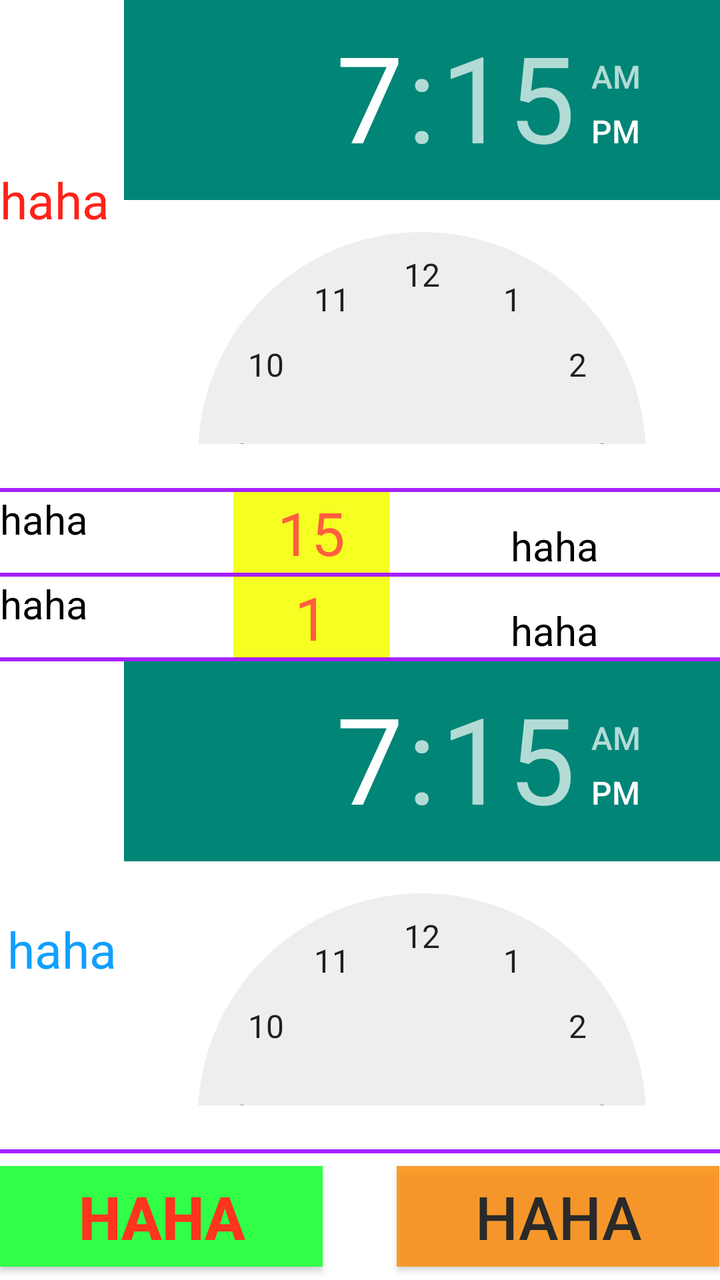
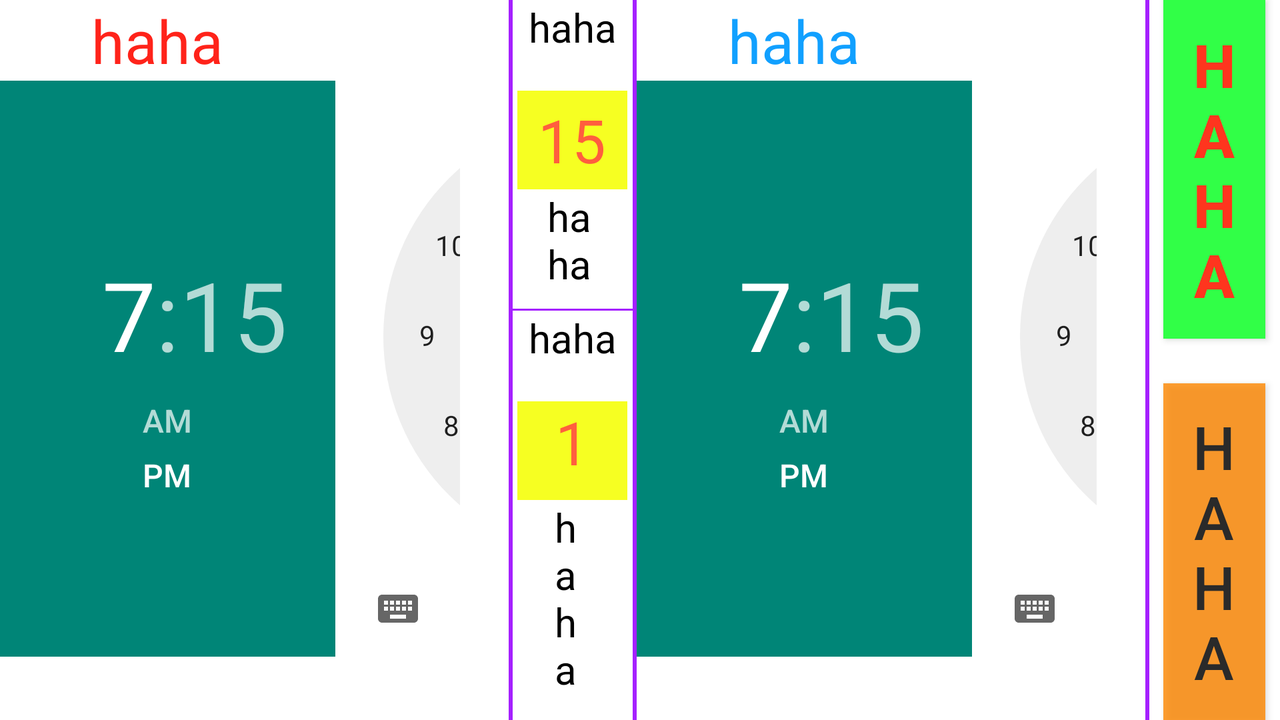

First picture: res/layout/ on a phone held upright. Second picture: the repository's own variant of that layout, on a device whose configuration matches the variant's folder. Source for both follows.
<!-- AndroidManifest.xml: application theme AppTheme -->
<!-- res/layout/layout_n_boots.xml -->
<?xml version="1.0" encoding="utf-8"?>
<LinearLayout xmlns:android="http://schemas.android.com/apk/res/android"
    android:layout_width="match_parent"
    android:id="@+id/layout_nboot"
    android:layout_height="match_parent"
    android:orientation="vertical"
    android:background="#ffffffff">

    <LinearLayout
        android:orientation="horizontal"
        android:layout_width="match_parent"
        android:layout_height="wrap_content"
        android:layout_weight="0.35" >

        <TextView
            android:layout_width="62dp"
            android:layout_height="200dp"
            android:layout_gravity="left"
            android:text="@string/n_boot_start_time"
            android:textSize="25dp"
            android:id="@+id/label_get_boot_time"
            android:textColor="#ffff231a"
            android:gravity="center_vertical" />

        <TimePicker
            android:layout_width="match_parent"
            android:layout_height="222dp"
            android:id="@+id/n_boot_time_start"
            android:layout_gravity="top|right"
            android:layout_weight="0.5" />
    </LinearLayout>
    <View
        android:layout_width="match_parent"
        android:layout_height="2dip"
        android:background="#ffa520ff"/>
    <LinearLayout
        android:orientation="horizontal"
        android:layout_width="match_parent"
        android:layout_height="wrap_content"
        android:layout_gravity="center_horizontal|right">

        <TextView
            android:layout_width="wrap_content"
            android:layout_height="match_parent"
            android:layout_weight="0.06"
            android:layout_gravity="left"
            android:id="@+id/label_active_period"
            android:textColor="#ff000000"
            android:textSize="20dp"
            android:text="@string/n_boot_active_period" />

        <EditText
            android:layout_width="78dp"
            android:layout_height="wrap_content"
            android:inputType="number"
            android:textColor="#ffff5e3e"
            android:ems="30"
            android:id="@+id/active_period"
            android:gravity="center_horizontal"
            android:layout_gravity="center_horizontal"
            android:background="#fff6ff22"
            android:textSize="30dp"
            android:text="15"/>

        <TextView
            android:layout_width="wrap_content"
            android:layout_height="wrap_content"
            android:layout_weight="0.1"
            android:layout_gravity="left|bottom"
            android:id="@+id/editText7"
            android:text="@string/minute"
            android:textColor="#ff000000"
            android:textSize="20dp"
            android:gravity="center_horizontal" />

    </LinearLayout>
<View
    android:layout_width="match_parent"
    android:layout_height="2dip"
    android:background="#ffa520ff"/>

    <LinearLayout
        android:orientation="horizontal"
        android:layout_width="match_parent"
        android:layout_height="wrap_content"
        android:layout_gravity="center_horizontal|right">

        <TextView
            android:layout_width="wrap_content"
            android:layout_height="match_parent"
            android:layout_weight="0.06"
            android:layout_gravity="left"
            android:id="@+id/label_idle_period"
            android:textColor="#ff000000"
            android:textSize="20dp"
            android:text="@string/n_boot_idle_period" />

        <EditText
            android:layout_width="78dp"
            android:layout_height="wrap_content"
            android:inputType="number"
            android:textColor="#ffff5e3e"
            android:ems="30"
            android:id="@+id/idle_period"
            android:gravity="center_horizontal"
            android:layout_gravity="left"
            android:background="#fff6ff22"
            android:textSize="30dp"
            android:text="1" />

        <TextView
            android:layout_width="wrap_content"
            android:layout_height="wrap_content"
            android:layout_weight="0.1"
            android:layout_gravity="left|bottom"
            android:id="@+id/editText8"
            android:text="@string/hour"
            android:textColor="#ff000000"
            android:textSize="20dp"
            android:gravity="center_horizontal" />

    </LinearLayout>
    <View
        android:layout_width="match_parent"
        android:layout_height="2dip"
        android:background="#ffa520ff"/>
    <LinearLayout
        android:orientation="horizontal"
        android:layout_width="match_parent"
        android:layout_height="wrap_content"
        android:layout_weight="0.35" >

        <TextView
            android:layout_width="62dp"
            android:layout_height="200dp"
            android:layout_gravity="left|bottom"
            android:textSize="25dp"
            android:text="@string/n_boot_end_time"
            android:id="@+id/label_get_end_time"
            android:textColor="#ff11a0ff"
            android:gravity="center" />


        <TimePicker
            android:layout_width="match_parent"
            android:layout_height="222dp"

            android:id="@+id/n_boot_time_end"
            android:layout_gravity="top|right"
            android:layout_weight="0.5" />
    </LinearLayout>
    <View
        android:layout_width="match_parent"
        android:layout_height="2dip"
        android:background="#ffa520ff"/>
    <LinearLayout
        android:orientation="horizontal"
        android:layout_width="match_parent"
        android:layout_height="wrap_content"
        android:layout_gravity="center_horizontal"
        android:layout_weight="0.2"
        android:gravity="center">

        <Button
            android:layout_width="wrap_content"
            android:layout_height="wrap_content"
            android:text="@string/confirm"
            android:id="@+id/button"
            android:gravity="center"
            android:layout_weight="0.5"
            android:textStyle="bold"
            android:textColor="#ffff351e"
            android:background="#ff31ff47"
            android:onClick="saveNBootData"
            android:padding="5dp"
            android:textSize="30dp" />

        <Space
            android:layout_width="30px"
            android:layout_height="20px"
            android:layout_weight="0.2" />

        <Button
            android:layout_width="wrap_content"
            android:layout_height="wrap_content"
            android:text="@string/cancel"
            android:id="@+id/do_nothing"
            android:gravity="center"
            android:layout_weight="0.5"
            android:textColor="@android:color/black"
            android:background="@android:color/holo_orange_dark"
            android:alpha="0.8"
            android:capitalize="words"
            android:clickable="true"
            android:textSize="30dp"
            android:onClick="closeFragment"
            android:padding="5dp" />

    </LinearLayout>

</LinearLayout>
<!-- resources referenced by this layout -->
<resources>
  <string name="cancel">haha</string>
  <string name="confirm">haha</string>
  <string name="hour">haha</string>
  <string name="minute">haha</string>
  <string name="n_boot_active_period">haha</string>
  <string name="n_boot_end_time">haha</string>
  <string name="n_boot_idle_period">haha</string>
  <string name="n_boot_start_time">haha</string>
  <style name="AppTheme" parent="Base.Theme.AppCompat.Light.DarkActionBar">
          
          
      </style>
</resources>
<!-- res/layout-land/layout_n_boots.xml (the repository's variant of the layout above) -->
<!-- drawn on the phone turned sideways -->
<?xml version="1.0" encoding="utf-8"?>
<LinearLayout xmlns:android="http://schemas.android.com/apk/res/android"
    android:layout_width="match_parent" android:layout_height="match_parent"
    android:orientation="horizontal"
    android:background="#ffffffff">

    <LinearLayout
        android:orientation="vertical"
        android:layout_width="wrap_content"
        android:layout_height="match_parent"
        android:layout_weight="0.35"
        android:layout_gravity="left">

        <TextView
            android:layout_width="163dp"
            android:layout_height="wrap_content"
            android:text="@string/n_boot_start_time"
            android:textSize="30dp"
            android:id="@+id/label_get_boot_time"
            android:textColor="#ffff231a"
            android:layout_gravity="center_horizontal" />

        <TimePicker
            android:layout_width="230dp"
            android:layout_height="match_parent"
            android:id="@+id/n_boot_time_start"
            android:layout_gravity="top"
            android:layout_weight="0.5"
            android:foregroundGravity="left" />
    </LinearLayout>
    <View
        android:layout_width="2dip"
        android:layout_height="match_parent"
        android:background="#ffa520ff"/>
    <LinearLayout
        android:orientation="vertical"
        android:layout_width="wrap_content"
        android:layout_height="match_parent"
        android:layout_gravity="center_horizontal" >

        <TextView
            android:layout_width="60dp"
            android:layout_height="wrap_content"
            android:id="@+id/label_active_period"
            android:textColor="#ff000000"
            android:textSize="20dp"
            android:text="@string/n_boot_on_period"
            android:layout_gravity="center_horizontal"
            android:gravity="center_horizontal"
            android:layout_weight="0.4" />

            <EditText
                android:layout_width="55dp"
                android:layout_height="wrap_content"
                android:inputType="number"
                android:textColor="#ffff5e3e"
                android:ems="20"
                android:id="@+id/active_period"
                android:gravity="center"
                android:background="#fff6ff22"
                android:textSize="30dp"
                android:layout_gravity="center_horizontal"
                android:layout_weight="0.2"
                android:text="15" />

            <TextView
                android:layout_width="25dp"
                android:layout_height="wrap_content"
                android:layout_gravity="center"
                android:id="@+id/editText7"
                android:text="@string/minute"
                android:textColor="#ff000000"
                android:textSize="20dp"
                android:gravity="top"
                android:layout_weight="0.2" />


<View
    android:layout_width="match_parent"
    android:layout_height="1dip"
    android:background="#ffa520ff"/>


        <TextView
            android:layout_width="60dp"
            android:layout_height="wrap_content"
            android:id="@+id/label_idle_period"
            android:textColor="#ff000000"
            android:textSize="20dp"
            android:text="@string/n_boot_off_period"
            android:layout_gravity="center_horizontal"
            android:gravity="center_horizontal"
            android:layout_weight="0.4" />
        <EditText
                android:layout_width="55dp"
                android:layout_height="wrap_content"
                android:inputType="number"
                android:textColor="#ffff5e3e"
                android:ems="30"
                android:id="@+id/idle_period"
                android:gravity="top|center"
                android:layout_gravity="center"
                android:background="#fff6ff22"
                android:textSize="30dp"
            android:layout_weight="0.2"
            android:text="1" />

            <TextView
                android:layout_width="18dp"
                android:layout_height="wrap_content"
                android:layout_gravity="center_horizontal"
                android:id="@+id/editText8"
                android:text="@string/hour_long"
                android:textColor="#ff000000"
                android:textSize="20dp"
                android:gravity="top"
                android:layout_weight="0.25" />

    </LinearLayout>
    <View
        android:layout_width="2dip"
        android:layout_height="match_parent"
        android:background="#ffa520ff"/>
    <LinearLayout
        android:orientation="vertical"
        android:layout_width="wrap_content"
        android:layout_height="match_parent"
        android:layout_weight="0.35" >

        <TextView
            android:layout_width="163dp"
            android:layout_height="wrap_content"
            android:textSize="30dp"
            android:text="@string/n_boot_end_time"
            android:id="@+id/label_get_end_time"
            android:textColor="#ff11a0ff"
            android:layout_gravity="center_horizontal"
            android:nestedScrollingEnabled="true" />


        <TimePicker
            android:layout_width="230dp"
            android:layout_height="match_parent"

            android:id="@+id/n_boot_time_end"
            android:layout_gravity="top|left"
            android:layout_weight="0.5"
            android:nestedScrollingEnabled="true"
            android:timePickerMode="clock" />
    </LinearLayout>
    <View
        android:layout_width="2dip"
        android:layout_height="match_parent"
        android:background="#ffa520ff"/>
    <LinearLayout
        android:orientation="vertical"
        android:layout_width="wrap_content"
        android:layout_height="match_parent"
        android:layout_gravity="center_horizontal"
        android:layout_weight="0.2"
        android:gravity="center">

        <Button
            android:layout_width="51dp"
            android:layout_height="wrap_content"
            android:text="@string/confirm"
            android:id="@+id/button"
            android:gravity="center"
            android:textStyle="bold"
            android:textColor="#ffff351e"
            android:background="#ff31ff47"
            android:onClick="saveNBootData"
            android:padding="5dp"
            android:textSize="30dp"
            android:layout_weight="0.18" />

        <Space
            android:layout_width="30px"
            android:layout_height="20px"
            android:layout_weight="0.2" />

        <Button
            android:layout_width="51dp"
            android:layout_height="wrap_content"
            android:text="@string/cancel"
            android:id="@+id/no_change"
            android:gravity="center"
            android:textColor="@android:color/black"
            android:background="@android:color/holo_orange_dark"
            android:alpha="0.8"
            android:capitalize="none"
            android:clickable="true"
            android:textSize="30dp"
            android:onClick="closeFragment"
            android:padding="5dp"
            android:layout_weight="0.16" />

    </LinearLayout>

</LinearLayout>
<!-- resources referenced by the variant -->
<!-- as the phone turned sideways resolves them -->
<resources>
  <string name="cancel">haha</string>
  <string name="confirm">haha</string>
  <string name="hour_long">haha</string>
  <string name="minute">haha</string>
  <string name="n_boot_end_time">haha</string>
  <string name="n_boot_off_period">haha</string>
  <string name="n_boot_on_period">haha</string>
  <string name="n_boot_start_time">haha</string>
  <style name="AppTheme" parent="Base.Theme.AppCompat.Light.DarkActionBar">
          
          
      </style>
</resources>
